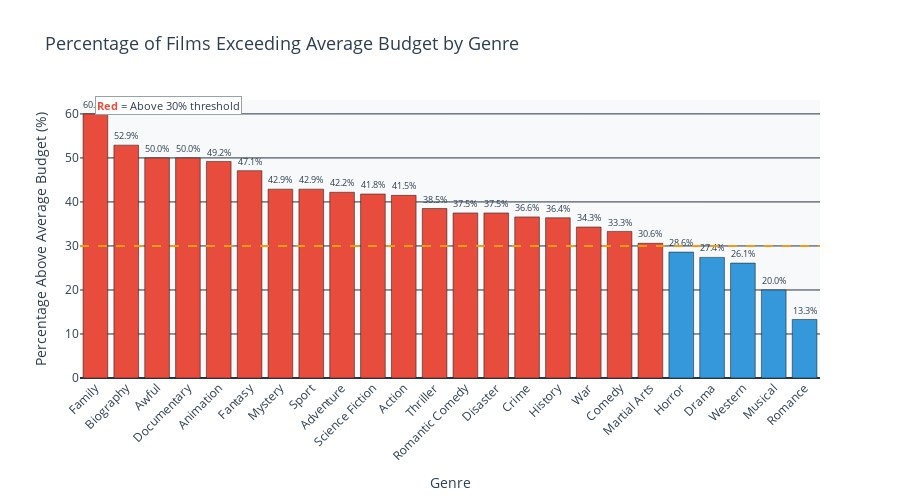

The notebook cell this image was saved under:
### Code cell
# Visualization: Budget Analysis by Genre
# Color based on whether percentage exceeds 30%
colors_budget = [PRODIVI_COLORS['accent'] if pct > 30 else PRODIVI_COLORS['secondary'] 
                 for pct in budget_analysis['PctAboveAvg'].to_list()]

fig_budget = go.Figure()

fig_budget.add_trace(go.Bar(
    x=budget_analysis['Genre'].to_list(),
    y=budget_analysis['PctAboveAvg'].to_list(),
    marker_color=colors_budget,
    text=[f"{p}%" for p in budget_analysis['PctAboveAvg'].to_list()],
    textposition='outside',
    customdata=budget_analysis[['AvgBudget', 'TotalFilms', 'FilmsAboveAvg']].to_numpy(),
    hovertemplate='<b>%{x}</b><br>' +
                  'Films Above Avg: %{y:.1f}%<br>' +
                  'Average Budget: $%{customdata[0]:,.0f}<br>' +
                  'Total Films: %{customdata[1]}<br>' +
                  'Films Above Avg: %{customdata[2]}<br>' +
                  '<extra></extra>'
))

# Add 30% threshold line
fig_budget.add_hline(
    y=30, 
    line_dash="dash", 
    line_color=PRODIVI_COLORS['warning'],
    annotation_text="30% Threshold",
    annotation_position="right"
)

fig_budget.update_layout(
    title={
        'text': 'Percentage of Films Exceeding Average Budget by Genre',
        'font': {'size': 18, 'color': PRODIVI_COLORS['text']}
    },
    xaxis_title='Genre',
    yaxis_title='Percentage Above Average Budget (%)',
    xaxis_tickangle=-45,
    plot_bgcolor=PRODIVI_COLORS['background'],
    paper_bgcolor='white',
    font={'color': PRODIVI_COLORS['text']},
    showlegend=False,
    height=500,
    annotations=[
        dict(
            x=0.02, y=0.98,
            xref='paper', yref='paper',
            text='<b style="color:' + PRODIVI_COLORS['accent'] + '">Red</b> = Above 30% threshold',
            showarrow=False,
            font={'size': 11},
            bgcolor='white',
            bordercolor=PRODIVI_COLORS['neutral'],
            borderwidth=1
        )
    ]
)

fig_budget.show()

### Figure 1 — Plotly figure (JSON) as saved in the notebook; plotly's stock layout.template omitted (floating-point values rounded to 4 significant figures)
{"data": [{"customdata": [[63600000.0, 5.0, 3.0], [48470000.0, 17.0, 9.0], [87000000.0, 4.0, 2.0], [532500.0, 2.0, 1.0], [99290000.0, 63.0, 31.0], [111000000.0, 34.0, 16.0], [96710000.0, 7.0, 3.0], [23930000.0, 7.0, 3.0], [79250000.0, 64.0, 27.0], [86160000.0, 91.0, 38.0], [92140000.0, 118.0, 49.0], [50620000.0, 91.0, 35.0], [15370000.0, 8.0, 3.0], [55150000.0, 8.0, 3.0], [19420000.0, 41.0, 15.0], [34390000.0, 11.0, 4.0], [30480000.0, 35.0, 12.0], [25740000.0, 102.0, 34.0], [22220000.0, 36.0, 11.0], [31100000.0, 21.0, 6.0], [18090000.0, 73.0, 20.0], [9585000.0, 23.0, 6.0], [10700000.0, 20.0, 4.0], [28630000.0, 15.0, 2.0]], "hovertemplate": "<b>%{x}</b><br>Films Above Avg: %{y:.1f}%<br>Average Budget: $%{customdata[0]:,.0f}<br>Total Films: %{customdata[1]}<br>Films Above Avg: %{customdata[2]}<br><extra></extra>", "marker": {"color": ["#E74C3C", "#E74C3C", "#E74C3C", "#E74C3C", "#E74C3C", "#E74C3C", "#E74C3C", "#E74C3C", "#E74C3C", "#E74C3C", "#E74C3C", "#E74C3C", "#E74C3C", "#E74C3C", "#E74C3C", "#E74C3C", "#E74C3C", "#E74C3C", "#E74C3C", "#3498DB", "#3498DB", "#3498DB", "#3498DB", "#3498DB"]}, "text": ["60.0%", "52.9%", "50.0%", "50.0%", "49.2%", "47.1%", "42.9%", "42.9%", "42.2%", "41.8%", "41.5%", "38.5%", "37.5%", "37.5%", "36.6%", "36.4%", "34.3%", "33.3%", "30.6%", "28.6%", "27.4%", "26.1%", "20.0%", "13.3%"], "textposition": "outside", "x": ["Family", "Biography", "Awful", "Documentary", "Animation", "Fantasy", "Mystery", "Sport", "Adventure", "Science Fiction", "Action", "Thriller", "Romantic Comedy", "Disaster", "Crime", "History", "War", "Comedy", "Martial Arts", "Horror", "Drama", "Western", "Musical", "Romance"], "y": [60, 52.9, 50, 50, 49.2, 47.1, 42.9, 42.9, 42.2, 41.8, 41.5, 38.5, 37.5, 37.5, 36.6, 36.4, 34.3, 33.3, 30.6, 28.6, 27.4, 26.1, 20, 13.3], "type": "bar"}], "layout": {"shapes": [{"line": {"color": "#F39C12", "dash": "dash"}, "type": "line", "x0": 0, "x1": 1, "xref": "x domain", "y0": 30, "y1": 30, "yref": "y"}], "annotations": [{"showarrow": false, "text": "<b style=\"color:#E74C3C\">Red</b> = Above 30% threshold", "x": 0.02, "xanchor": "left", "xref": "paper", "y": 0.98, "yanchor": "middle", "yref": "paper", "font": {"size": 11}, "bgcolor": "white", "bordercolor": "#95A5A6", "borderwidth": 1}], "title": {"font": {"size": 18, "color": "#2C3E50"}, "text": "Percentage of Films Exceeding Average Budget by Genre"}, "xaxis": {"title": {"text": "Genre"}, "tickangle": -45}, "font": {"color": "#2C3E50"}, "yaxis": {"title": {"text": "Percentage Above Average Budget (%)"}}, "plot_bgcolor": "#F8F9FA", "paper_bgcolor": "white", "showlegend": false, "height": 500}}
